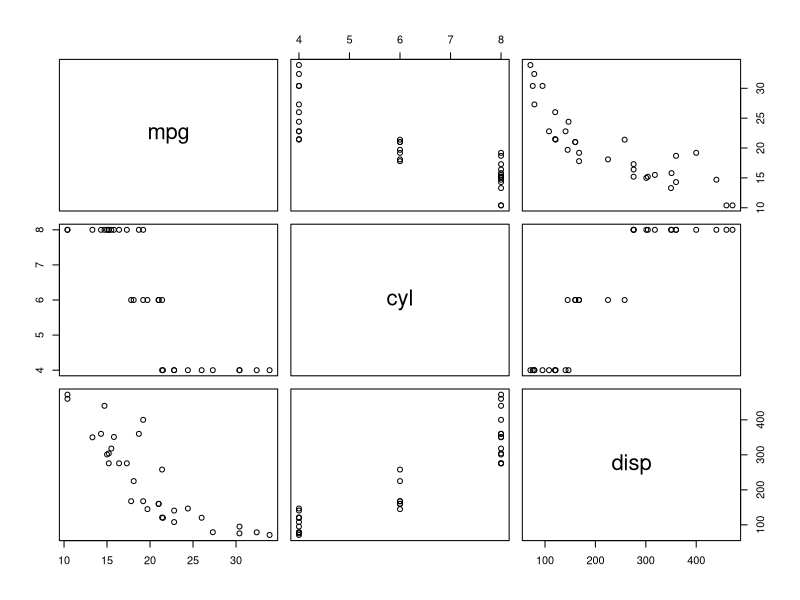

Write the R code that produced this figure.
## ---- chunk 1
#23456789012345678901234567890123456789012345678901234567890123456789012345
#       10        20        30        40        50        60        70     
summary(lm(mpg ~ disp, data = mtcars))
## ---- chunk 2
summary(mtcars)
## ---- chunk 3
plot(mtcars[, 1:3])
